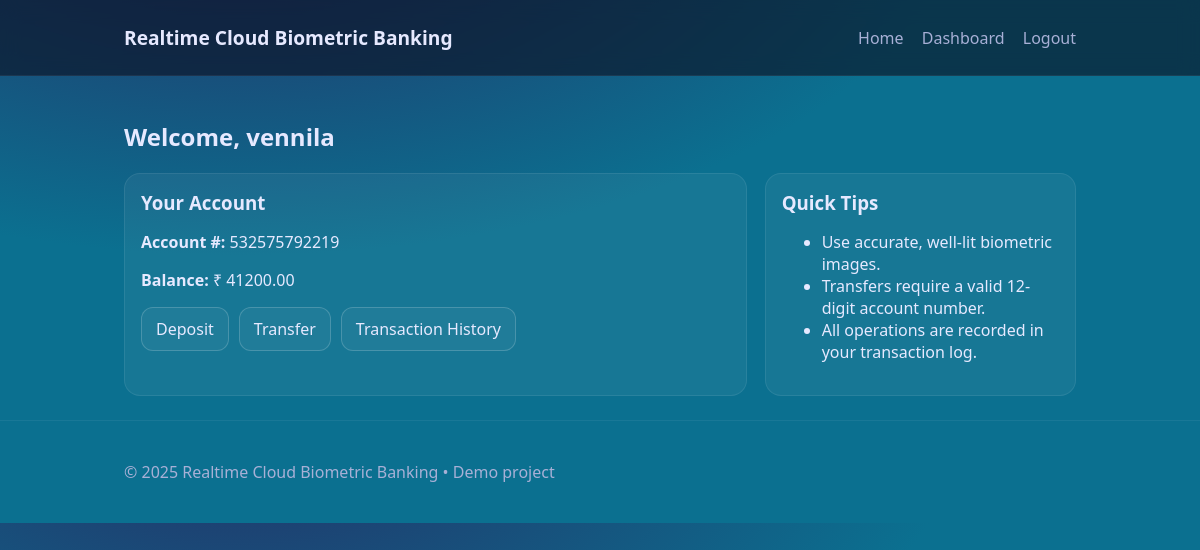
The app's page /dashboard (signed in) with its own data.
### tables this page shows
CREATE TABLE users (
            id INTEGER PRIMARY KEY AUTOINCREMENT,
            name TEXT NOT NULL,
            email TEXT UNIQUE NOT NULL,
            account_number TEXT UNIQUE NOT NULL,
            biometric_hash TEXT NOT NULL,
            created_at TEXT NOT NULL
        );

CREATE TABLE accounts (
            id INTEGER PRIMARY KEY AUTOINCREMENT,
            user_id INTEGER NOT NULL,
            balance REAL NOT NULL DEFAULT 0,
            FOREIGN KEY(user_id) REFERENCES users(id) ON DELETE CASCADE
        );

### app.py (the view)
@app.route("/dashboard")
@logged_in_required
def dashboard():
    user, account = get_user_and_account(session["user_id"])
    return render_template("user_dashboard.html", user=user, account=account, app_name=APP_NAME)

### app.py (called while the page is built)
def get_db():
    conn = sqlite3.connect(DATABASE, detect_types=sqlite3.PARSE_DECLTYPES, check_same_thread=False)
    conn.row_factory = sqlite3.Row
    return conn

def logged_in_required(f):
    @wraps(f)
    def wrapper(*args, **kwargs):
        if not session.get("user_id"):
            flash("Please log in first.", "warning")
            return redirect(url_for("login"))
        return f(*args, **kwargs)
    return wrapper

def get_user_and_account(user_id):
    conn = get_db()
    cur = conn.cursor()
    cur.execute("SELECT * FROM users WHERE id=?", (user_id,))
    user = cur.fetchone()
    cur.execute("SELECT * FROM accounts WHERE user_id=?", (user_id,))
    account = cur.fetchone()
    conn.close()
    return user, account

### templates/user_dashboard.html (shortened to what this page needs)
{% extends "base.html" %}
{% block content %}
<h2>Welcome, {{ user.name }}</h2>
<div class="cards">
  <div class="card big">
    <h3>Your Account</h3>
    <p><strong>Account #:</strong> {{ user.account_number }}</p>
    <p><strong>Balance:</strong> ₹ {{ '%.2f' % account.balance }}</p>
    <div class="actions">
      <a class="btn" href="{{ url_for('deposit') }}">Deposit</a>
      <a class="btn" href="{{ url_for('transfer') }}">Transfer</a>
      <a class="btn" href="{{ url_for('history') }}">Transaction History</a>
    </div>
  </div>
  <div class="card">
    <h3>Quick Tips</h3>
    <ul>
      <li>Use accurate, well-lit biometric images.</li>
      <li>Transfers require a valid 12-digit account number.</li>
      <li>All operations are recorded in your transaction log.</li>
    </ul>
  </div>
</div>
{% endblock %}

### static/css/styles.css (style rules this page uses)
:root { --bg:#0b1020; --card:#121938; --text:#e6e9ff; --muted:#a8b0d6; --accent:#6c8ef5; --accent-2:#7ef0d4; --danger:#ff6b6b; --success:#38d07a; --warning:#ffd166; }
* { box-sizing:border-box }
body { margin:0; font-family:system-ui,-apple-system,Segoe UI,Roboto,Ubuntu,Helvetica,Arial,sans-serif; background: radial-gradient(1200px 600px at 20% -20%, #243067 0%, #0b7090 60%), var(--bg); color:var(--text); }
.card { background:rgba(255,255,255,.05);border:1px solid rgba(255,255,255,.08);padding:16px;border-radius:16px }
.card.big .actions { display:flex;gap:10px;margin-top:10px }
.card h3 { margin:0 0 6px }
.cards { display:grid;grid-template-columns:2fr 1fr;gap:18px }
.btn { display:inline-block;padding:10px 14px;border-radius:12px;border:1px solid rgba(255,255,255,.18);text-decoration:none;color:var(--text);background:rgba(255,255,255,.04) }

### records on screen
users: name "vennila", account_number "532575792219"
accounts: balance "41200.00"

### other values on screen
{{ app_name }} "Realtime Cloud Biometric Banking"
{{ 2025 }} "2025"
